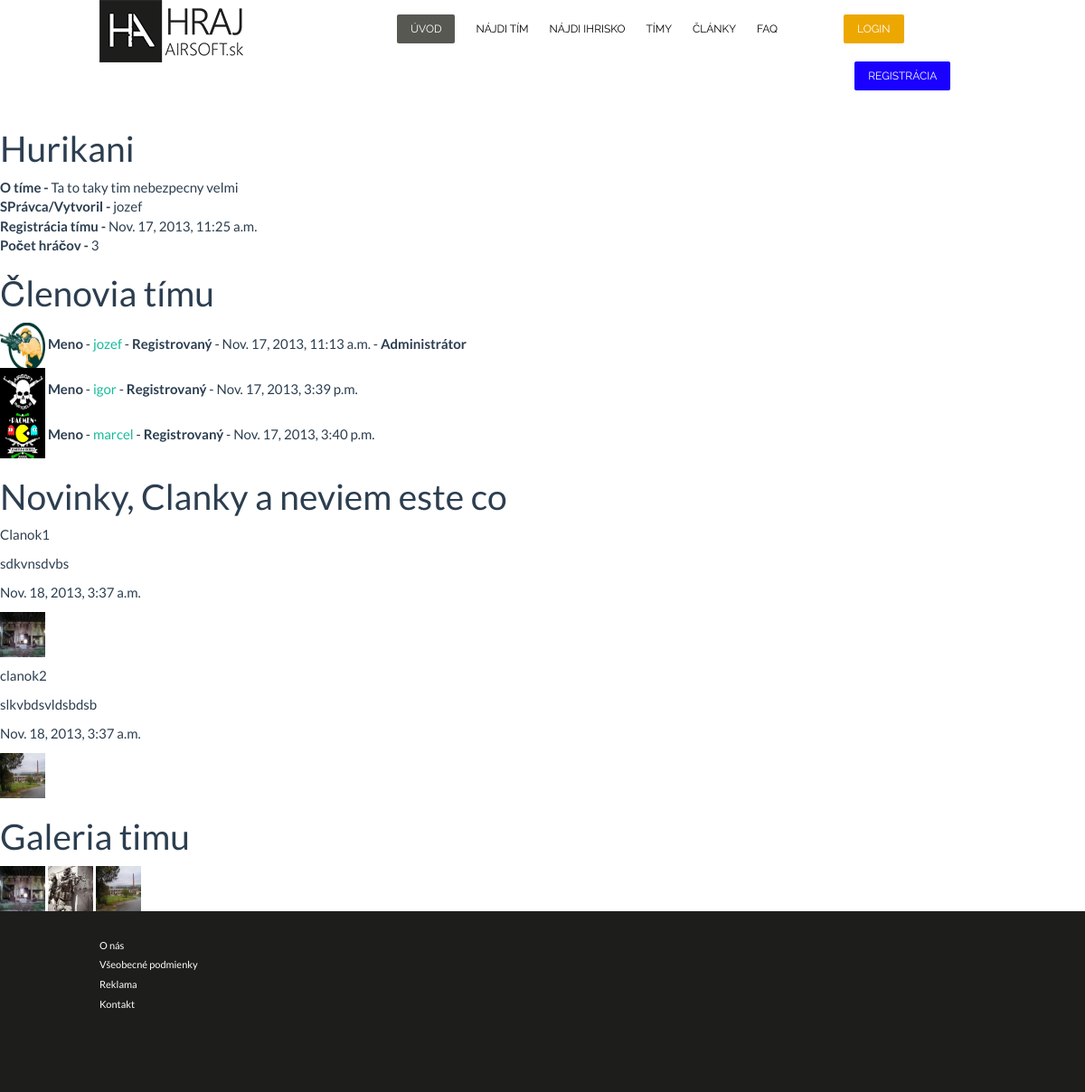
/teams/1/, run on the app's committed database.
### teams/models.py (models this page shows, shortened)
class Team(models.Model):
    team_logo = ProcessedImageField(upload_to='uploads/image/teams/logos',processors=[ResizeToFill(800, 600)],format='JPEG',options={'quality': 60}, blank=True, null=True)
    leader = models.ForeignKey(player)
    name = models.CharField(max_length=30)
    description = models.CharField(max_length=300)
    reg_date = models.DateTimeField()
    counts_of_players = models.IntegerField()

class NewsFeeds(models.Model):
    title_image = ProcessedImageField(upload_to='uploads/image/teams/feeds/logos',processors=[ResizeToFill(800, 600)],format='JPEG',options={'quality': 60}, blank=True, null=True)
    team_id = models.ForeignKey(Team)
    title = models.CharField(max_length=100)
    content = models.CharField(max_length=3500)
    publish_date = models.DateTimeField()

class Gallery(models.Model):
    image = ProcessedImageField(upload_to='uploads/image/teams/gallery',processors=[ResizeToFill(800, 600)],format='JPEG',options={'quality': 60})
    team_id = models.ForeignKey(Team)
    news_id = models.ForeignKey(NewsFeeds,blank=True, null=True)

### players/models.py (models this page shows)
class player(models.Model):
    user = models.OneToOneField(User, verbose_name='Pouzivatel')
    phone = models.DecimalField(max_digits=9, decimal_places=0, blank=True, null=True)
    photo = ProcessedImageField(upload_to='uploads/image/players', processors=[ResizeToFill(800, 600)], format='JPEG', options={'quality': 60}, blank=True, null=True)
    city = models.CharField(max_length=30, blank=True, null=True)
    street = models.CharField(max_length=35, blank=True, null=True)
    date_of_birth = models.DateField()
    rank = models.DecimalField(max_digits=9, decimal_places=0,blank=True, null=True)
    def __unicode__(self):  # Python 3: def __str__(self):
        return self.user.username
    PRESOV = u'Pre\u0161ovsk\xfd'
    KOSICE = u'Ko\u0161ick\xfd'
    BRATISLAVA =  u'Bratislavsk\xfd'
    NITRA = u'Nitriansky'
    ZILINA =  u'\u017dilinsk\xfd'
    TRENCIN = u'Tren\u010diansky'
    TRNAVA = u'Trnavsk\xfd'
    BANSKABYSTRICA = u'Banskobystrick\xfd'
    CZ = u'Zahrani\u010die - \u010cesk\xe1 Republika'
    INE = u'Zahrani\u010die - In\xe9'
    MALE = u'Mu\u017e'
    FEMALE = u'\u017dena'
    GENDER_CHOICES = (
        (MALE, u'Mu\u017e'),
        (FEMALE, u'\u017dena'),
    )
    KRAJE_CHOICES = (
        (PRESOV, u'Pre\u0161ovsk\xfd'),
        (KOSICE, u'Ko\u0161ick\xfd'),
        (BRATISLAVA, u'Bratislavsk\xfd'),
        (NITRA,  u'Nitriansky'),
        (ZILINA, u'\u017dilinsk\xfd'),
        (TRENCIN, u'Tren\u010diansky'),
        (TRNAVA, u'Trnavsk\xfd'),
        (BANSKABYSTRICA, u'Banskobystrick\xfd'),
        (CZ, u'Zahrani\u010die - \u010cesk\xe1 Republika'),
        (INE,  u'Zahrani\u010die - In\xe9'),
    )
    about_me = models.TextField(blank=True, null=True)
    gender = models.CharField(max_length=15,
                                      choices=GENDER_CHOICES,
                                      default=MALE)
    countryPart = models.CharField(max_length=60,
                                      choices=KRAJE_CHOICES,
                                      default=KOSICE)

### teams/views.py (the view)
# urls.py: url(r'^(?P<pk>\d+)/$', views.DetailView.as_view(), name='detail'),
class DetailView(generic.DetailView):
    model = Team
    template_name = 'teams/detail.html'
    def get_context_data(self, **kwargs):
        a = []
        context = super(DetailView, self).get_context_data(**kwargs)
        for e in UserInTeamNtoN.objects.filter(team_id=self.kwargs.get('pk', None)):
            a.append(player.objects.filter(pk=e.user_id.user_id)[0])
        context['players'] = a
        context['new_feeds'] = NewsFeeds.objects.filter(team_id=self.kwargs.get('pk', None))
        context['GalleryTeam'] = Gallery.objects.filter(team_id=self.kwargs.get('pk', None))
        return context

### HrajAirsoft/templates/teams/detail.html
{% extends "base.html" %}
{% block content %}
    {% if team %}
        <ul><h1>{{ team.name }}</h1>
        <li><b>O tíme - </b>{{ team.description }}</li>
        <li><b>SPrávca/Vytvoril - </b>{{ team.leader }}</li>
        <li><b>Registrácia tímu - </b>{{ team.reg_date }}</li>
        <li><b>Počet hráčov - </b>{{ team.counts_of_players }}</li>
        </ul>
        <ul><h1>Členovia tímu</h1>
        <li> <img src="{{ MEDIA_URL }}{{ team.leader.photo }}" alt="{{ MEDIA_URL }}{{ team.leader.photo }}"  width="50" height="50" >
            <b>Meno</b> - <a href="/player/{{ team.leader.user.id }}/">{{ team.leader.user.username }}</a> -
            <b>Registrovaný</b> - {{ team.leader.user.date_joined }} -
            <b>Administrátor</b> </li>
        {% if players %}
        {% for player in players %}
            <li>
            <img src="{{ MEDIA_URL }}{{ player.photo }}" alt="{{ MEDIA_URL }}{{ player.photo }}" width="50" height="50">
                <b>Meno</b> - <a href="/player/{{ player.user.id }}/">{{ player.user.username }}</a> -
                <b>Registrovaný</b> - {{ player.user.date_joined }}
            </li>
        {% endfor %}
        {% endif %}
        </ul>
        <h1> Novinky, Clanky a neviem este co</h1>
        {% for feed in new_feeds %}
            <p>{{ feed.title }}</p>
            <p>{{ feed.content }}</p>
            <p>{{ feed.publish_date }}</p>
            <p><img src="{{ MEDIA_URL }}{{ feed.title_image }}" alt="{{ MEDIA_URL }}{{ feed.title_image }}" width="50" height="50" ></p>
        {% endfor %}
        <h1> Galeria timu </h1>
         {% for gal in GalleryTeam %}
             <img src="{{ MEDIA_URL }}{{ gal.image }}" alt="{{ MEDIA_URL }}{{ gal.image }}" width="50" height="50">
        {% endfor %}
    {% else %}
        <p>This team non exist !</p>
    {% endif %}
{% endblock %}

### HrajAirsoft/templates/base.html (shortened to what this page needs)
<!DOCTYPE html>
<html>
<head>
    <link rel="stylesheet" type="text/css" href="{{ STATIC_URL }}css/layout.css">
    <link rel="stylesheet" type="text/css" href="{{ STATIC_URL }}css/bootstrap.css">
    <link href="{{ STATIC_URL }}css/eggplant/jquery-ui-1.10.3.custom.css" rel="stylesheet">
</head>
<body>
<div id="header">
    <img src="{{ MEDIA_URL }}templates_img/logo.png" alt="logo"/>
    <ul>
        <li id="home"><a href="#">ÚVOD</a></li>
        <li><a href="#">NÁJDI TÍM</a></li>
        <li><a href="#">NÁJDI IHRISKO</a></li>
        <li><a href="#">TÍMY</a></li>
        <li><a href="#">ČLÁNKY</a></li>
        <li><a href="#">FAQ</a></li>
    {% if user.is_authenticated %}
        <li id="logout"><a id="logout-link" href="/accounts/logout/">ODHLÁSIŤ</a></li>
    {% else %}
        <li id="login"><a id="dialog-link" href="#">LOGIN</a></li>
    {% endif %}
    </ul>
    {% if not user.is_authenticated %}
        <ul><li id="register"><a id="register-link" href="#">REGISTRÁCIA</a></li></ul>
    {% else %}
        <p id="login_as">PRIHLÁSENÝ AKO:  <STRONG>{{ user.username }}</STRONG></p>
        <p id="postAndSettings">POŠTA</p>
        <a href="/accounts/profile/"><p id="postAndSettings">EDITÁCIA PROFILU</p></a>
    {% endif %}
</div>
{% block content %}
{% endblock %}
<div id="footer">
    <table>
        <tr>
            <td>
                <ul>
                    <li>O nás</li>
                    <li>Všeobecné podmienky</li>
                    <li>Reklama</li>
                    <li>Kontakt</li>
                </ul>
            </td>
        </tr>
    </table>
</div>
</body>
</html>

### HrajAirsoft/static/css/layout.css (style rules this page uses)
* { margin: 0; padding: 0; }
#header { width: 980px; margin-right: auto; margin-left: auto; margin-bottom:50px ; }
#header img { float: left; margin-right: 170px; }
#header ul { padding-top: 20px; margin-top: 0; }
#header ul li { display: inline; margin-right: 20px ; font-size: 12px; font-family: 'Raleway', sans-serif; }
#header ul li#home { width: 75px; background-color:#585853; padding: 9px 15px; color: #ffffff; border-radius: 2px; }
#header ul li#login, #header ul li#register, #header ul li#logout { width: 75px; background-color:#eca701; padding: 9px 15px; color: #ffffff; border-radius: 2px; margin-left:50px ; }
#header ul li#register { background-color: #1900ff; }
#header ul li#home a,#header ul li#login a,#header ul li#register a,#header ul li#logout a { color: #ffffff; text-decoration: none; }
#header ul li a { color: #000000; text-decoration: none; }
#footer { background-color: #1d1d1b; color: #ffffff; height: 200px; width: 100%; margin-left: 0px; margin-right: 0px; font-size: 11px; }
#footer table { width: 980px; height: 100%; margin-left: auto; margin-right: auto; }
#footer table tr { padding-top: 30px; }
#footer table tr td { padding-top: 30px; vertical-align: top; }
#footer table tr td ul { list-style-type: none; margin-top: 0; height: 100%; }
#footer table tr td ul { list-style-type: none; }
#footer table tr td ul li { margin-bottom: 6px; }

### data on the page
Team: name "Hurikani", description "Ta to taky tim nebezpecny velmi", leader "jozef", reg_date "Nov. 17, 2013, 11:25 a.m.", counts_of_players "3", leader.photo (picture), leader.user.username "jozef", leader.user.date_joined "Nov. 17, 2013, 11:13 a.m."
player: photo (picture), user.username "igor", user.date_joined "Nov. 17, 2013, 3:39 p.m."
player: photo (picture), user.username "marcel", user.date_joined "Nov. 17, 2013, 3:40 p.m."
NewsFeeds: title "Clanok1", content "sdkvnsdvbs", publish_date "Nov. 18, 2013, 3:37 a.m.", title_image (picture)
NewsFeeds: title "clanok2", content "slkvbdsvldsbdsb", publish_date "Nov. 18, 2013, 3:37 a.m.", title_image (picture)
Gallery: image (picture)
Gallery: image (picture)
Gallery: image (picture)
